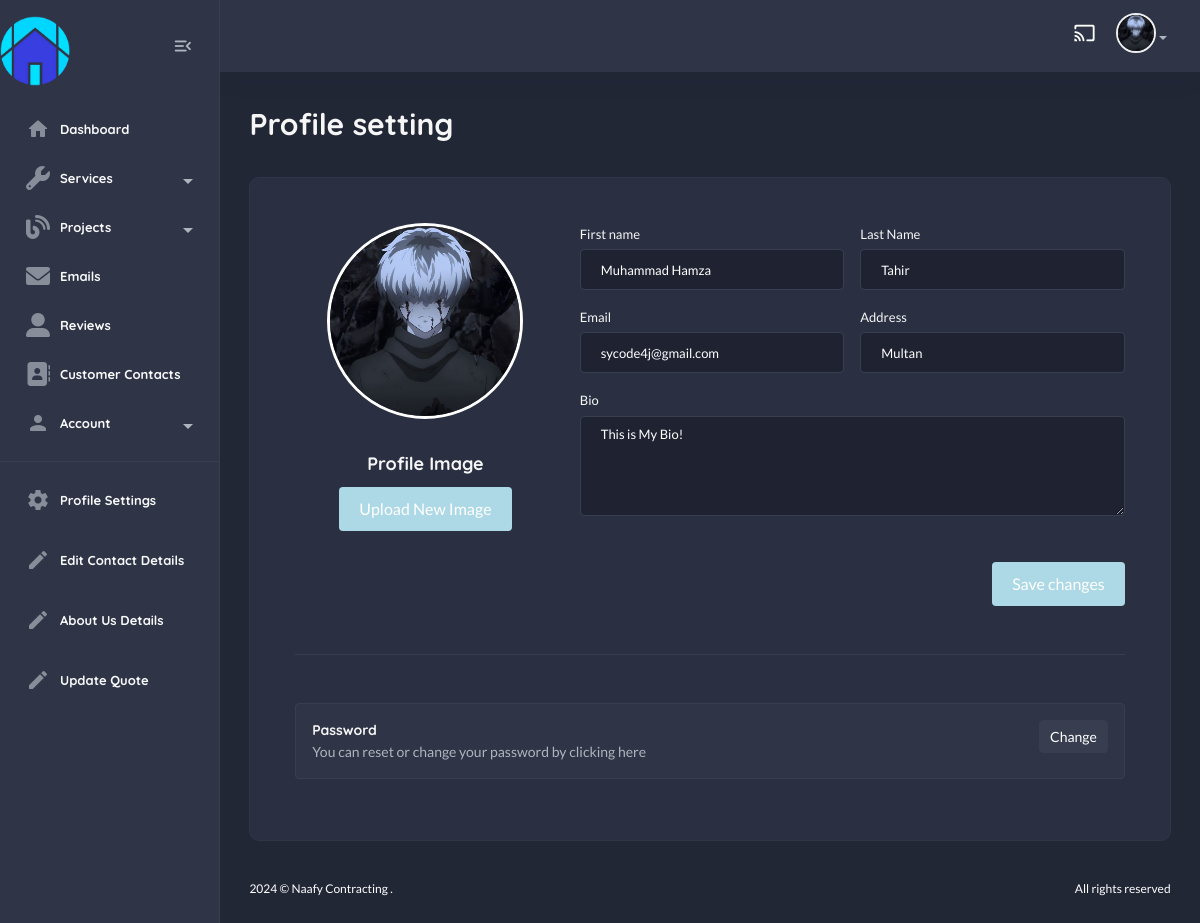
/useradmin/profile/ (signed in), run on the app's committed database.
### useradmin/models.py (models this page shows, shortened)
class Profile(models.Model):
    user = models.OneToOneField(User, on_delete=models.CASCADE)
    first_name = models.CharField(max_length=255, blank=True, null=True)
    last_name = models.CharField(max_length=255, blank=True, null=True)
    email = models.EmailField(max_length=255, blank=True, null=True)
    bio = models.TextField(default="This is My Bio!")
    address = models.CharField(max_length=255, blank=True, null=True)
    profile_image = models.ImageField(upload_to='profile_images/', blank=True, null=True)
    last_updated = models.DateTimeField(auto_now=True)

### useradmin/views.py (the view)
# urls.py: path("profile/", views.profile_view, name="profile"),
@login_required
def profile_view(request):
    profile = request.user.profile
    if request.method == 'POST':
        form = ProfileForm(request.POST, request.FILES, instance=profile)
        if form.is_valid():
            form.save()
            return redirect('useradmin:profile')
    else:
        form = ProfileForm(instance=profile)
    return render(request, 'useradmin/profile.html', {'form': form, 'profile':profile})

### home/context_processors.py (called while the page is built)
def default(request):
    contact_details = ContactDetails.objects.first()
    return {
        "contact_details" : contact_details,
    }

### templates/useradmin/profile.html (shortened to what this page needs)
{% extends "useradmin/base.html" %}
    {% load static %}
        {% block content %}
            <section class="content-main">
                <div class="content-header">
                    <h2 class="content-title">Profile setting</h2>
                </div>
                <div class="card">
                    <div class="card-body">
                        <div class="row gx-5">
                            <div class="col-lg-12">
                                <section class="content-body p-xl-4">
                                    <form method="POST" enctype="multipart/form-data">
                                        <div class="row">
                                            <aside class="col-lg-4">
                                                <figure class="text-lg-center">
                                                        <img class="img-lg mb-3 img-avatar" src="{{profile.profile_image.url}}" alt="User Photo" />
                                                    <figcaption class="mt-10">
                                                        <h4>Profile Image</h4>
                                                        <button type="button" class="btn button-hover-effect mt-10" onclick="document.getElementById('profileImageInput').click();">
                                                            Upload New Image
                                                        </button>
                                                    </figcaption>
                                                </figure>
                                            </aside>
                                            <div class="col-lg-8">
                                                <div class="row gx-3">
                                                    <div class="col-6 mb-3">
                                                        <label class="form-label">First name</label>
                                                        {{form.first_name}}
                                                    </div>
                                                    <div class="col-6 mb-3">
                                                        <label class="form-label">Last Name</label>
                                                        {{form.last_name}}
                                                    </div>
                                                    <div class="col-lg-6 mb-3">
                                                        <label class="form-label">Email</label>
                                                        {{form.email}}
                                                    </div>
                                                    <div class="col-lg-6 mb-3">
                                                        <label class="form-label">Address</label>
                                                        {{form.address}}
                                                    </div>
                                                    <div class="col-lg-12 mb-3">
                                                        <label class="form-label">Bio</label>
                                                        {{form.bio}}
                                                    </div>
                                                </div>
                                            </div>
                                        </div>
                                        <br />
                                        <div class="text-end">
                                            <button class="btn button-hover-effect" type="submit">Save changes</button>
                                        </div>
                                    </form>
                                    <hr class="my-5" />
                                    <div class="row">
                                        <div class="col-md">
                                            <article class="box mb-3 bg-light">
                                                <a class="btn float-end btn-light btn-sm rounded font-md" href="{% url "useradmin:change-password" %}">Change</a>
                                                <h6>Password</h6>
                                                <small class="text-muted d-block" style="width: 70%">You can reset or change your password by clicking here</small>
                                            </article>
                                        </div>
                                    </div>
                                </section>
                            </div>
                        </div>
                    </div>
                </div>
            </section>
        {% endblock content%}

### templates/useradmin/base.html (shortened to what this page needs)
{% load static %}
<!DOCTYPE html>
<html lang="en">
    <head>
        <link href="{% static 'assets1/css/main.css' %}" rel="stylesheet" type="text/css" />
        <link rel="stylesheet" href="https://use.fontawesome.com/releases/v5.15.4/css/all.css">
        <link rel="stylesheet" href="{% static 'css/custom.css' %}" type="text/css">
        <link rel="stylesheet" href="https://cdnjs.cloudflare.com/ajax/libs/font-awesome/6.0.0/css/all.min.css">
    </head>
    <body class="dark">
        <aside class="navbar-aside" id="offcanvas_aside">
            <div class="d-flex justify-content-center align-items-center">
                <a href="{% url 'home:home' %}" target="_blank" class="brand-wrap">
                    <img src="{% static 'img/logo.png' %}" class="logo mr-100 mt-3" width="70px" alt="Naafy Dashboard" />
                </a>
                <div class="mx-3">
                    <button class="btn btn-icon btn-aside-minimize">
                        <i class="text-muted material-icons md-menu_open"></i>
                    </button>
                </div>
            </div>
            <nav>
                <ul class="menu-aside">
                    <li class="menu-item {% url 'useradmin:dashboard' as dashboard_url %} {% if request.path == dashboard_url %}active{% endif %}">
                        <a class="menu-link" href="{% url 'useradmin:dashboard' %}">
                            <i class="icon material-icons md-home"></i>
                            <span class="text">Dashboard</span>
                        </a>
                    </li>
                    <li class="menu-item has-submenu">
                        <a class="menu-link" href="#">
                            <i class="icon fas fa-wrench"></i>
                            <span class="text">Services</span>
                        </a>
                    </li>
                    <li class="menu-item has-submenu">
                        <a class="menu-link" href="#">
                            <i class="icon fas fa-blog"></i>
                            <span class="text">Projects</span>
                        </a>
                    </li>
                    <li class="menu-item {% url 'useradmin:email-list' as email_list_url %} {% if request.path == email_list_url %}active{% endif %}">
                        <a class="menu-link" href="{% url 'useradmin:email-list' %}">
                            <i class="icon fas fa-envelope"></i>
                            <span class="text">Emails</span>
                        </a>
                    </li>
                    <li class="menu-item {% url 'useradmin:reviews-list' as reviews_list_url %} {% if request.path == reviews_list_url %}active{% endif %}">
                        <a class="menu-link" href="{% url 'useradmin:reviews-list' %}">
                            <i class="icon fas fa-user-alt"></i>
                            <span class="text">Reviews</span>
                        </a>
                    </li>
                    <li class="menu-item {% url 'useradmin:contact-list' as contact_list_url %} {% if request.path == contact_list_url %}active{% endif %}">
                        <a class="menu-link" href="{% url 'useradmin:contact-list' %}">
                            <i class="icon fas fa-address-book"></i>
                            <span class="text">Customer Contacts</span>
                        </a>
                    </li>
                        <li class="menu-item has-submenu">
                            <a class="menu-link">
                                <i class="icon material-icons md-person"></i>
                                <span class="text">Account</span>
                            </a>
                </ul>
                <hr />
                <ul class="menu-aside">
                    <li class="menu-item">
                        <a class="menu-link" href="{% url "useradmin:profile" %}">
                            <i class="icon material-icons md-settings"></i>
                            <span class="text">Profile Settings</span>
                        </a>
                    </li>
                </ul>
                <ul class="menu-aside">
                    <li class="menu-item">
                        <a class="menu-link" href="{% url "useradmin:contact-details" %}">
                            <i class="icon material-icons md-edit"></i>
                            <span class="text">Edit Contact Details</span>
                        </a>
                    </li>
                </ul>
                <ul class="menu-aside">
                    <li class="menu-item">
                        <a class="menu-link" href="{% url "useradmin:about-us" %}">
                            <i class="icon material-icons md-edit"></i>
                            <span class="text">About Us Details</span>
                        </a>
                    </li>
                </ul>
                <ul class="menu-aside">
                    <li class="menu-item">
                        <a class="menu-link" href="{% url "useradmin:quote-view" %}">
                            <i class="icon material-icons md-edit"></i>
                            <span class="text">Update Quote</span>
                        </a>
                    </li>
                </ul>
                <br />
                <br />
            </nav>
        </aside>
        <main class="main-wrap">
            <header class="main-header navbar">
                <div class="col-nav ms-auto">
                    <ul class="nav ms-auto">
                        <li class="nav-item">
                            <a href="#" class="requestfullscreen nav-link btn-icon"><i class="material-icons md-cast"></i></a>
                        </li>
                        <li class="dropdown nav-item">
                            {% if request.user.profile.profile_image %}
                            <a class="dropdown-toggle" data-bs-toggle="dropdown" href="#" id="dropdownAccount" aria-expanded="false"> <img class="img-xs rounded-circle" src="{{request.user.profile.profile_image.url}}" alt="User" /></a>
                            {% endif %}
                        </li>
                    </ul>
                </div>
            </header>
            {% block content %}
            {% endblock content %}
            <footer class="main-footer font-xs">
                <div class="row pb-30 pt-15">
                    <div class="col-sm-6">
                        &copy; Naafy Contracting .
                    </div>
                    <div class="col-sm-6">
                        <div class="text-sm-end">All rights reserved</div>
                    </div>
                </div>
            </footer>
        </main>
    </body>
</html>

### static/css/custom.css (style rules this page uses)
.button-hover-effect { background-color: #ADD8E6; border: none; color: white; padding: 10px 20px; font-size: 16px; cursor: pointer; transition: background-color 0.4s ease-in-out, transform 0.3s ease; position: relative; overflow: hidden; }
.button-hover-effect::before { content: ''; position: absolute; top: 0; left: -100%; width: 100%; height: 100%; background-color: #6F9ACB; transition: left 0.4s ease; z-index: -1; }

### data on the page
Profile: profile_image (picture), first_name "Muhammad Hamza", last_name "Tahir", email "sycode4j@gmail.com", address "Multan", bio "This is My Bio!"
